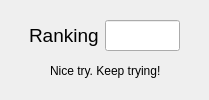
<?xml version="1.0" encoding="UTF-8"?>
<ui version="4.0">
 <class>Dialog</class>
 <widget class="QDialog" name="Dialog">
  <property name="geometry">
   <rect>
    <x>0</x>
    <y>0</y>
    <width>209</width>
    <height>100</height>
   </rect>
  </property>
  <property name="windowTitle">
   <string>Dialog</string>
  </property>
  <widget class="QWidget" name="formLayoutWidget">
   <property name="geometry">
    <rect>
     <x>29</x>
     <y>20</y>
     <width>151</width>
     <height>31</height>
    </rect>
   </property>
   <layout class="QFormLayout" name="formLayout">
    <item row="0" column="0">
     <widget class="QLabel" name="label">
      <property name="font">
       <font>
        <pointsize>14</pointsize>
       </font>
      </property>
      <property name="text">
       <string>Ranking</string>
      </property>
     </widget>
    </item>
    <item row="0" column="1">
     <widget class="QLineEdit" name="campo_ranking">
      <property name="font">
       <font>
        <pointsize>14</pointsize>
       </font>
      </property>
     </widget>
    </item>
   </layout>
  </widget>
  <widget class="QLabel" name="label_2">
   <property name="geometry">
    <rect>
     <x>50</x>
     <y>60</y>
     <width>111</width>
     <height>21</height>
    </rect>
   </property>
   <property name="text">
    <string>Nice try. Keep trying!</string>
   </property>
  </widget>
 </widget>
 <resources/>
 <connections/>
</ui>
